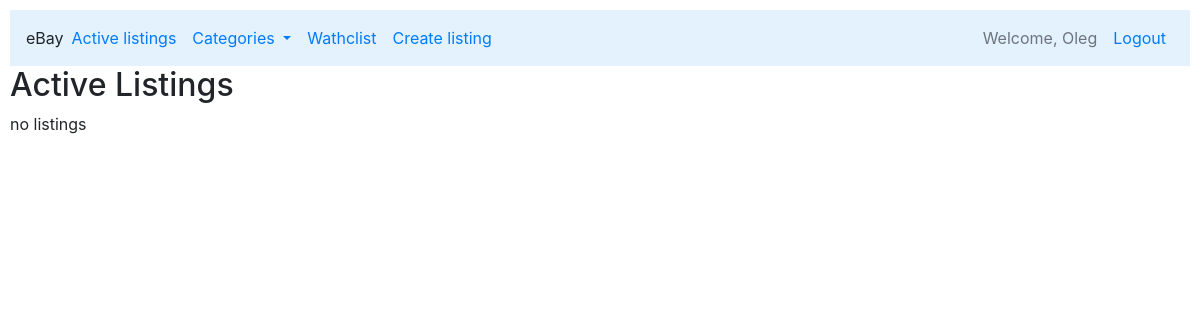
Page / (signed in) on the earlier database version.
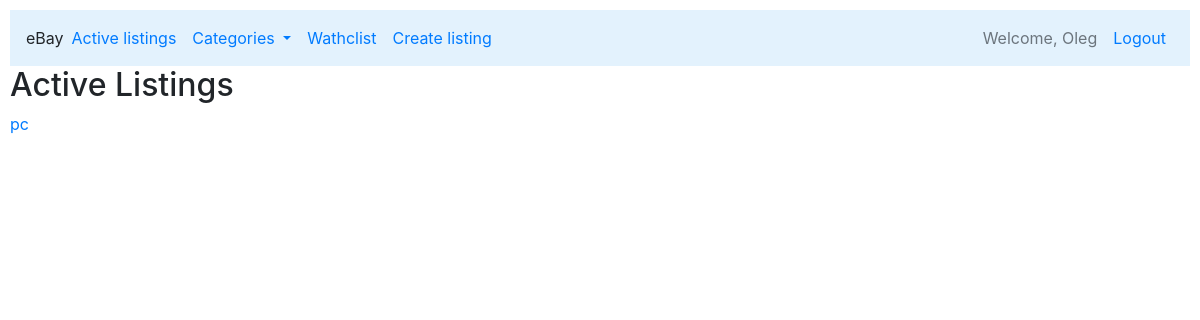
Same page on the later database version.
### auctions/models.py (models this page shows, shortened)
class Listing(models.Model):
    title = models.CharField(max_length=500)
    image = models.CharField(max_length=500)
    description = models.CharField(max_length=500)
    price = models.DecimalField(max_digits=40, decimal_places=10,help_text="text")
    bid = models.DecimalField(max_digits=40, decimal_places=10, help_text="text")
    category = models.CharField(max_length=500)
    pub_date = models.DateTimeField(default=timezone.now)

### auctions/views.py (the view)
# urls.py: path("", views.index, name="index"),
def index(request):
    listings = Listing.objects.all()
    return render(request, "auctions/index.html", {
        "listings": listings
    })

### auctions/templates/auctions/index.html (shortened to what this page needs)
{% extends "auctions/layout.html" %}
{% block body %}
    <h2>Active Listings</h2>
    {% if listings %}
    {% for a in listings %}
        <a href="{% url 'listing' a.title %}">{{ a.title }}</a><br><br><br>
    {% endfor %}
    {% else %}
    no listings
    {% endif %}
{% endblock %}

Differences in the rows shown:
added Listing: title "pc"
Other differences:
text no longer shown: "no listings"
